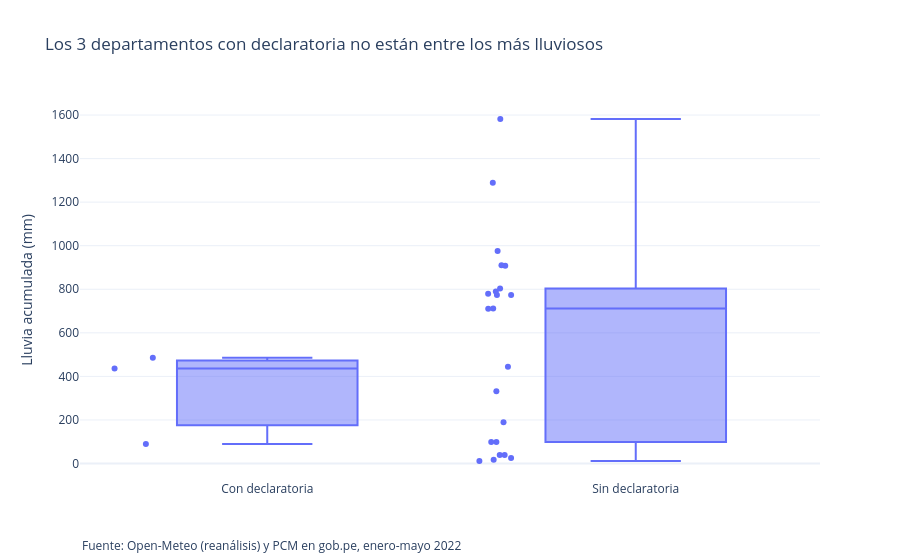

The cell this chart's notebook holds for it:
### Markdown cell above
## 5. Tercer gráfico: lluvia con y sin declaratoria

Un boxplot compara los dos grupos. Con solo 3 departamentos con
declaratoria, `points="all"` dibuja cada punto para no esconder que son pocos.

### Code cell
grafico_cajas = px.box(
    datos,
    x="emergencia",
    y="lluvia_total_mm",
    points="all",
    hover_name="departamento",
    title="Los 3 departamentos con declaratoria no están entre los más lluviosos",
    labels={"emergencia": "", "lluvia_total_mm": "Lluvia acumulada (mm)"},
)
grafico_cajas.add_annotation(
    text=fuente, xref="paper", yref="paper", x=0, y=-0.2, showarrow=False
)
grafico_cajas.update_layout(template="plotly_white")
grafico_cajas.show()

### Figure 1 — Plotly figure (JSON) as saved in the notebook; plotly's stock layout.template omitted (floating-point values rounded to 4 significant figures)
{"data": [{"alignmentgroup": "True", "boxpoints": "all", "hovertemplate": "<b>%{hovertext}</b><br><br>=%{x}<br>Lluvia acumulada (mm)=%{y}<extra></extra>", "hovertext": ["Amazonas", "Áncash", "Apurímac", "Arequipa", "Ayacucho", "Cajamarca", "Callao", "Cusco", "Huancavelica", "Huánuco", "Ica", "Junín", "La Libertad", "Lambayeque", "Lima", "Loreto", "Madre de Dios", "Moquegua", "Pasco", "Piura", "Puno", "San Martín", "Tacna", "Tumbes", "Ucayali"], "legendgroup": "", "marker": {"color": "#636efa"}, "name": "", "notched": false, "offsetgroup": "", "orientation": "v", "showlegend": false, "type": "box", "x": ["Con declaratoria", "Sin declaratoria", "Sin declaratoria", "Sin declaratoria", "Con declaratoria", "Sin declaratoria", "Sin declaratoria", "Sin declaratoria", "Sin declaratoria", "Sin declaratoria", "Sin declaratoria", "Sin declaratoria", "Sin declaratoria", "Sin declaratoria", "Sin declaratoria", "Sin declaratoria", "Sin declaratoria", "Sin declaratoria", "Sin declaratoria", "Con declaratoria", "Sin declaratoria", "Sin declaratoria", "Sin declaratoria", "Sin declaratoria", "Sin declaratoria"], "x0": " ", "xaxis": "x", "y": [436.5, 975.3, 711.8, 189.9, 485.1, 773.3, 39.2, 710.7, 803.8, 444.8, 25.1, 910.4, 98.9, 98.8, 39.2, 1582.0, 908.0, 17.8, 774.0, 89.2, 779.5, 789.8, 11.5, 332.3, 1289.0], "y0": " ", "yaxis": "y"}], "layout": {"annotations": [{"showarrow": false, "text": "Fuente: Open-Meteo (reanálisis) y PCM en gob.pe, enero-mayo 2022", "x": 0, "xref": "paper", "y": -0.2, "yref": "paper"}], "boxmode": "group", "legend": {"tracegroupgap": 0}, "title": {"text": "Los 3 departamentos con declaratoria no están entre los más lluviosos"}, "xaxis": {"anchor": "y", "domain": [0.0, 1.0], "title": {"text": ""}}, "yaxis": {"anchor": "x", "domain": [0.0, 1.0], "title": {"text": "Lluvia acumulada (mm)"}}}}
